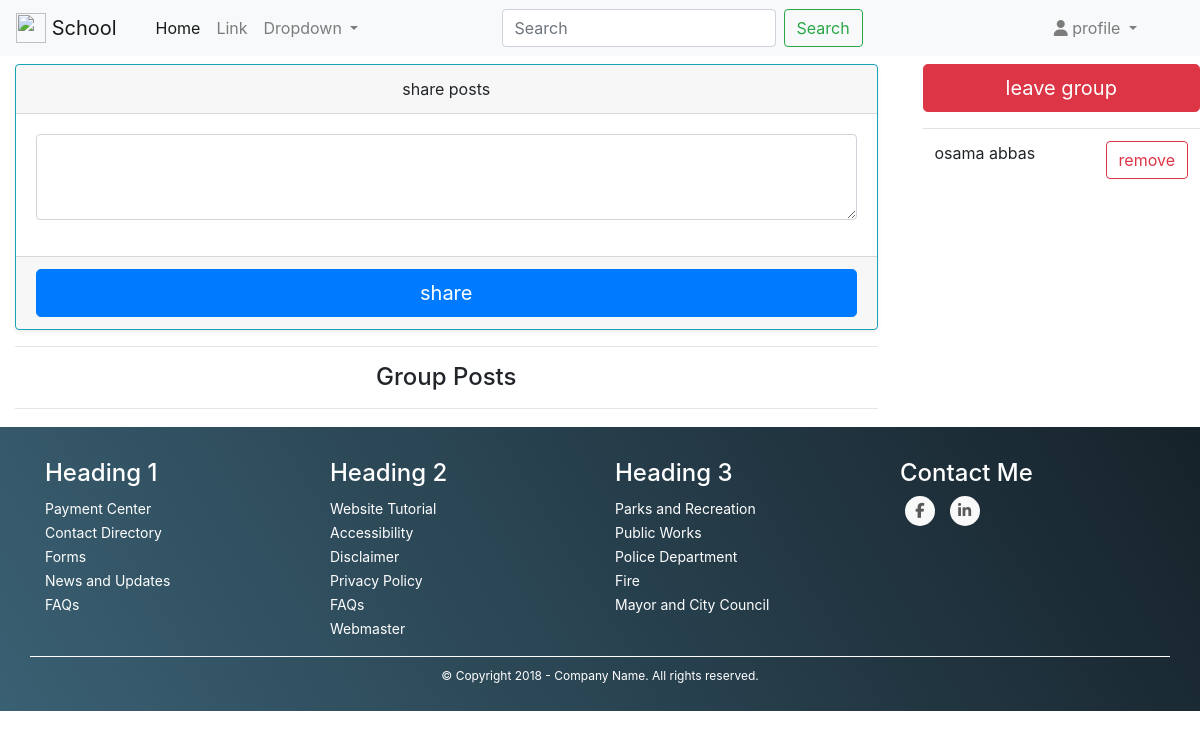
Before: /group/details/otest-group/ (signed in) with the older database file.
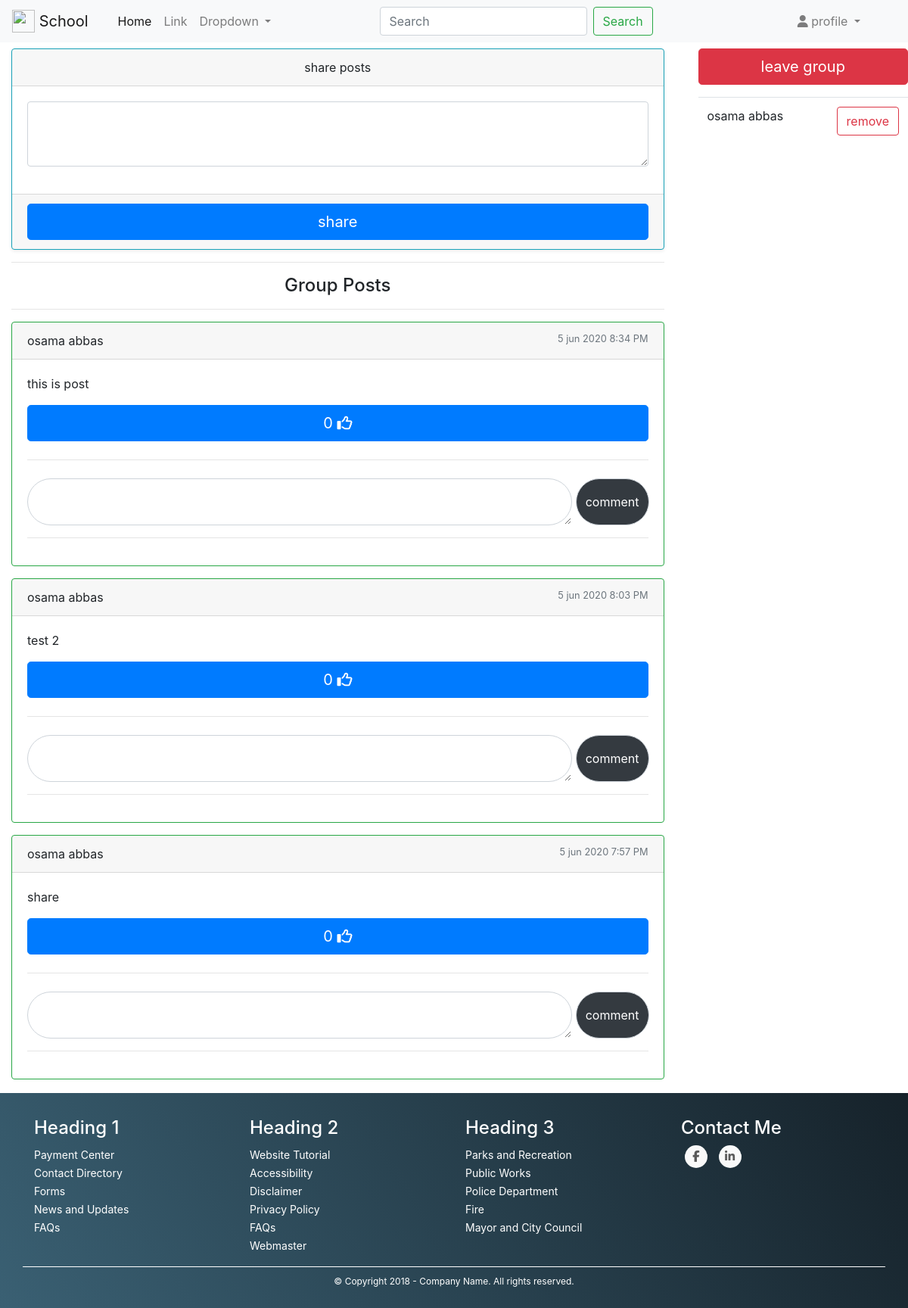
After: the same page with the newer database file.
### posts/models.py (models this page shows, shortened)
class Post(models.Model):
    user = models.ForeignKey(User, on_delete=models.CASCADE)
    group = models.ForeignKey(Group, on_delete=models.CASCADE)
    likes = models.ManyToManyField(User, related_name='likes', blank=True)
    content = models.TextField(verbose_name='post')
    created_at = models.DateTimeField(auto_now_add=True)

### groups/views.py (the view)
# urls.py: path('details/<slug>/', views.group_details, name='group_details'),
@login_required
def group_details(request, slug):
    group = get_object_or_404(Group, slug=slug)
    if request.user not in group.members.all():
        messages.warning(request, 'the group private for members only')
        return redirect('/')
    else:
        if request.method == 'POST':
            post_like = request.POST.get('post_like')
            post_dislike = request.POST.get('post_dislike')
            post_form = PostForm(request.POST)
            post_content = request.POST.get('content')
            comment_form = CommentForm(request.POST)
            try:
                post_id = request.POST.get('post_id')
                the_comment = request.POST.get('comment')
                the_post = Post.objects.get(id=post_id)
            except:
                pass
            if post_form.is_valid():
                post = post_form.save(commit=False)
                post.user = request.user
                post.group = group
                post.content = post_content
                post.save()
                return redirect('groups:group_details', group.slug)
            elif comment_form.is_valid():
                comment = comment_form.save(commit=False)
                comment.post = the_post
                comment.user = request.user
                comment.comment = the_comment
                comment.save()
            elif post_like:
                post = get_object_or_404(Post, id=post_like)
                post.likes.add(request.user)
            elif post_dislike:
                post = get_object_or_404(Post, id=post_dislike)
                post.likes.remove(request.user)
    posts = Post.objects.filter(group=group).order_by('-created_at')
    post_form = PostForm()
    template_name = 'groups/group_details.html'
    context = {
        'group': group,
        'post_form': post_form,
        'posts': posts
    }
    return render(request, template_name, context)

### posts/forms.py
class PostForm(forms.ModelForm):
    class Meta:
        model = Post
        fields = ('content',)

### groups/templates/groups/group_details.html (shortened to what this page needs)
{% extends 'base.html' %}
{% load bootstrap4 %}
{% block content %}
<div class="row">
      <div class="col-12 col-md-9">
        <div class="container mt-2">
            <form method='post'>
                <div class="card text-center shadow-sm p-3 mb-5 bg-white rounded border border-info">
                    <div class="card-header">
                        share posts
                    </div>
                    <div class="card-body">
                        <div class="form-group">
                        <textarea class="form-control" id="exampleFormControlTextarea1" name='content' rows="3"></textarea>
                        </div>
                    </div>
                    <div class="card-footer text-muted">
                        <button type="submit" class="btn btn-primary btn-lg btn-block" name="button"> share </button>
                    </div>
                </div>
            </form>
            <hr>
              <h4 class="text-center"> Group Posts </h4>
            <hr>
            {% for post in posts %}
                <div class="card border border-success mb-3">
                    <div class="card-header">
                        {{ post.user.first_name }} {{ post.user.last_name }} <small class="text-muted float-right">{{ post.created_at|date:"j b Y  g:i A" }}</small>
                    </div>
                    <div class="card-body">
                        <p class="card-text"> {{ post.content }}</p>
                        {% if request.user in post.likes.all %}
                            <form method='post'>
                                {% csrf_token %}
                                <input type="text" value="{{ post.id }}" name ='post_dislike' hidden>
                                <button type="submit" class="btn btn-danger btn-lg btn-block">{{ post.likes.count }}  <i class="fas fa-thumbs-down"></i></button>
                            </form>
                        {% else %}
                            <form method='post'>
                                <button type="submit" class="btn btn-primary btn-lg btn-block">{{ post.likes.count }}  <i class="far fa-thumbs-up"></i></button>
                            </form>
                        {% endif %}
                        <hr class="my-4">
                        <form method='post'>
                            <div class="input-group">
                                <textarea class="form-control rounded-pill" name="comment" aria-label="With textarea"></textarea> &nbsp;
                                <div class="input-group-prepend">
                                <button type="submit" class="input-group-text rounded-pill badge-dark" name="button"> comment</button>
                                </div>
                            </div>
                        </form>
                        <hr>
                    </div>
                </div>
            {% endfor %}
        </div>
      </div>
      <div class="col-12 col-md-3">
        <a href="{% url 'groups:leave_group' group.slug %}" class="btn btn-danger btn-lg btn-block mt-2">leave group</a>
        <table class="table table-hover mt-3">
          <tbody>
            {% for member in group.members.all %}
                <tr>
                <td colspan="2">{{ member.first_name }} {{ member.last_name }}</td>
                {% if request.user == group.auther %}
                    <td> <a href="{% url 'groups:remove_member' group.slug member.username %}" class="btn btn-outline-danger float-right"> remove</a></td>
                {% endif %}
                </tr>
            {% endfor %}
          </tbody>
        </table>
      </div>
    </div>
{% endblock content %}

Changed rows visible on the page:
added Post: user.first_name "osama", user.last_name "abbas", created_at "5 jun 2020 8:34 PM", content "this is post", likes.count "0"
added Post: user.first_name "osama", user.last_name "abbas", created_at "5 jun 2020 8:03 PM", content "test 2", likes.count "0"
added Post: user.first_name "osama", user.last_name "abbas", created_at "5 jun 2020 7:57 PM", content "share", likes.count "0"
